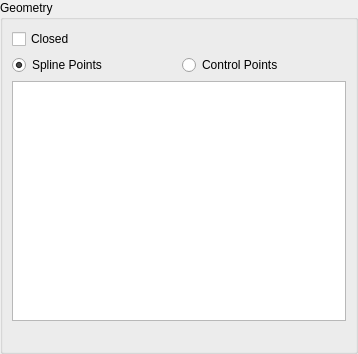
<?xml version="1.0" encoding="UTF-8"?>
<ui version="4.0">
 <class>LC_SplinePointsPropertiesEditingWidget</class>
 <widget class="QWidget" name="LC_SplinePointsPropertiesEditingWidget">
  <property name="geometry">
   <rect>
    <x>0</x>
    <y>0</y>
    <width>358</width>
    <height>354</height>
   </rect>
  </property>
  <property name="windowTitle">
   <string>Form</string>
  </property>
  <layout class="QGridLayout" name="gridLayout">
   <property name="leftMargin">
    <number>0</number>
   </property>
   <property name="topMargin">
    <number>0</number>
   </property>
   <property name="rightMargin">
    <number>0</number>
   </property>
   <property name="bottomMargin">
    <number>0</number>
   </property>
   <property name="spacing">
    <number>0</number>
   </property>
   <item row="0" column="0">
    <widget class="QGroupBox" name="buttonGroup8">
     <property name="sizePolicy">
      <sizepolicy hsizetype="MinimumExpanding" vsizetype="MinimumExpanding">
       <horstretch>1</horstretch>
       <verstretch>0</verstretch>
      </sizepolicy>
     </property>
     <property name="title">
      <string>Geometry</string>
     </property>
     <layout class="QGridLayout">
      <item row="0" column="0" colspan="2">
       <widget class="QCheckBox" name="cbClosed">
        <property name="sizePolicy">
         <sizepolicy hsizetype="Expanding" vsizetype="Fixed">
          <horstretch>0</horstretch>
          <verstretch>0</verstretch>
         </sizepolicy>
        </property>
        <property name="text">
         <string>Closed</string>
        </property>
       </widget>
      </item>
      <item row="1" column="0" colspan="2">
       <layout class="QHBoxLayout" name="horizontalLayout_2">
        <item>
         <widget class="QRadioButton" name="rbSplinePoints">
          <property name="toolTip">
           <string>If selected, spline points are used</string>
          </property>
          <property name="text">
           <string>Spline Points</string>
          </property>
          <property name="checked">
           <bool>true</bool>
          </property>
         </widget>
        </item>
        <item>
         <widget class="QRadioButton" name="rbControlPoints">
          <property name="toolTip">
           <string>If selected, control points are used</string>
          </property>
          <property name="text">
           <string>Control Points</string>
          </property>
         </widget>
        </item>
       </layout>
      </item>
      <item row="2" column="0" colspan="2">
       <widget class="QTableView" name="tvPoints">
        <property name="minimumSize">
         <size>
          <width>320</width>
          <height>240</height>
         </size>
        </property>
        <property name="toolTip">
         <string>Points on Spline</string>
        </property>
        <property name="whatsThis">
         <string>Points on Spline</string>
        </property>
        <property name="textElideMode">
         <enum>Qt::ElideRight</enum>
        </property>
        <attribute name="horizontalHeaderCascadingSectionResizes">
         <bool>false</bool>
        </attribute>
       </widget>
      </item>
      <item row="3" column="0">
       <spacer name="spacer58">
        <property name="orientation">
         <enum>Qt::Vertical</enum>
        </property>
        <property name="sizeType">
         <enum>QSizePolicy::Expanding</enum>
        </property>
        <property name="sizeHint" stdset="0">
         <size>
          <width>20</width>
          <height>0</height>
         </size>
        </property>
       </spacer>
      </item>
     </layout>
    </widget>
   </item>
  </layout>
 </widget>
 <resources/>
 <connections/>
</ui>
